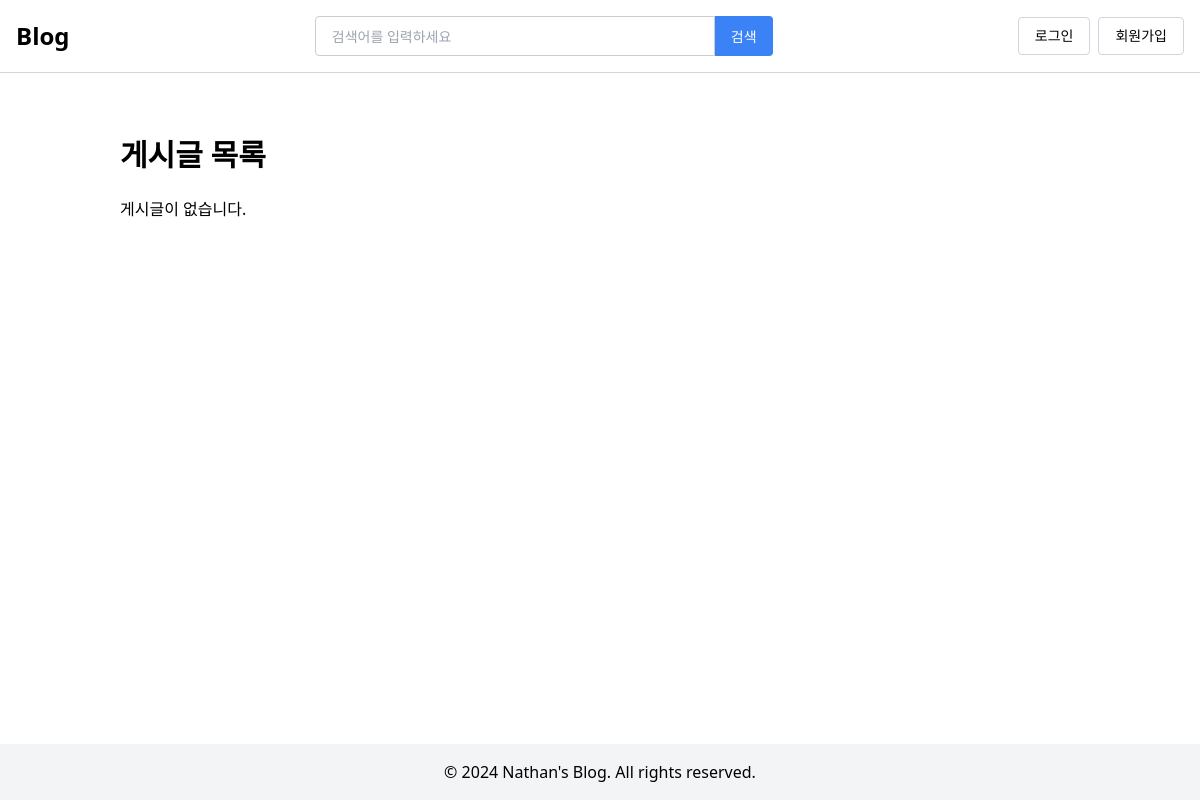
/blog/posts/, run on an earlier commit of the app's database.
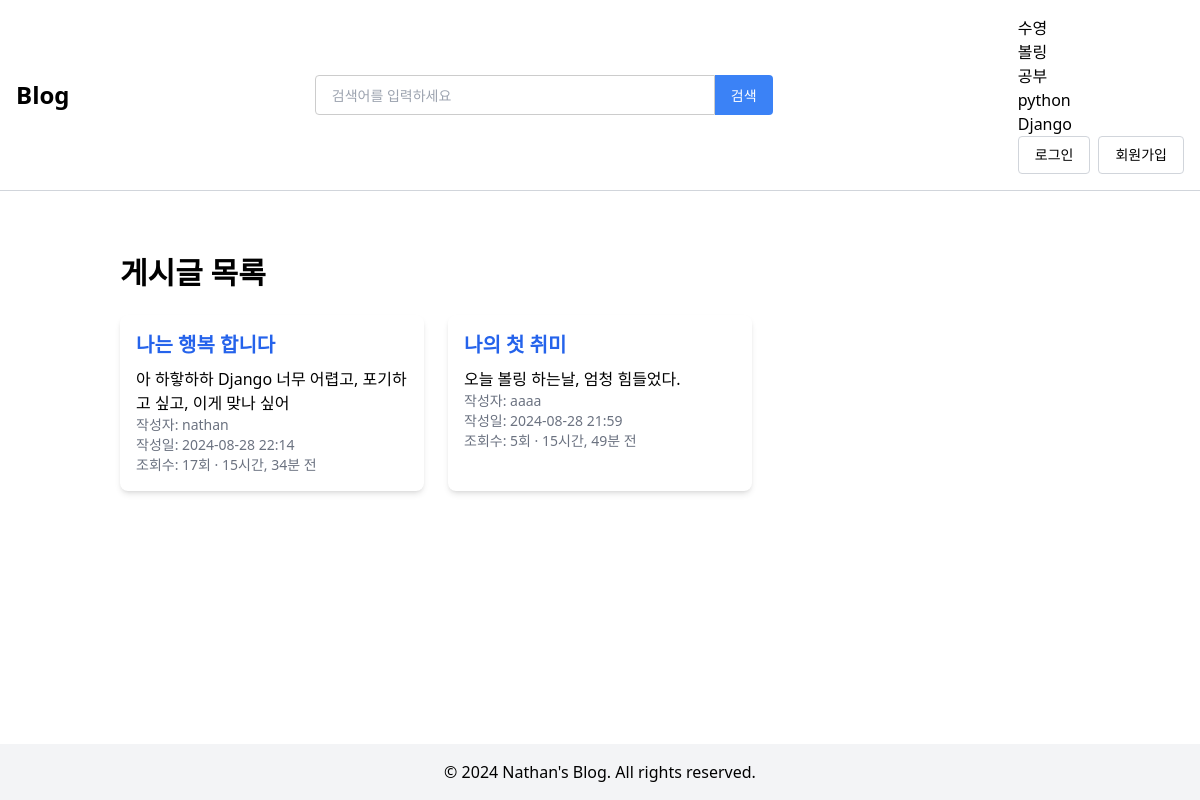
And on a later commit of the database.
### blog/models.py (models this page shows, shortened)
class Category(models.Model):
    name = models.CharField(max_length=100)
    slug = models.SlugField(max_length=100, unique=True, allow_unicode=True)
    class Meta:
        verbose_name_plural = "Categories"

class Post(models.Model):
    title = models.CharField(max_length=200)
    content = models.TextField()
    user = models.ForeignKey(
        User, on_delete=models.CASCADE, null=False, related_name="posts"
    )
    thumb_image = models.ImageField(upload_to="blog/images/%Y/%m/%d/", blank=True)
    file_upload = models.FileField(upload_to="blog/files/%Y/%m/%d/", blank=True)
    created_at = models.DateTimeField(auto_now_add=True)
    updated_at = models.DateTimeField(auto_now=True)
    category = models.ForeignKey(
        Category, on_delete=models.SET_NULL, null=True, related_name="posts"
    )
    tags = models.ManyToManyField(Tag, related_name="posts", blank=True)
    likes = models.PositiveIntegerField(default=0)
    view_count = models.PositiveIntegerField(default=0)

### blog/views.py (the view)
# urls.py: path("posts/", views.PostListView.as_view(), name="post_list"),
class PostListView(ListView):
    model = Post
    template_name = "blog/post_list.html"
    context_object_name = "post_list"
    ordering = ["-created_at"]
    paginate_by = 10
    def get_queryset(self):
        return super().get_queryset().prefetch_related("tags")

### blog/context_processors.py (called while the page is built)
def categories(request):
    categories = cache.get("all_categories")
    if not categories:
        categories = list(Category.objects.all())
        cache.set("all_categories", categories, 3600)  # 1시간 동안 캐시
    return {"categories": categories}

### templates/blog/post_list.html (shortened to what this page needs)
{% extends 'base.html' %}
{% block content %}
<div class="container mx-auto mt-8 px-4">
    <h1 class="text-3xl font-bold mb-6">게시글 목록</h1>
    {% if post_list %}
    <div class="grid grid-cols-1 md:grid-cols-2 lg:grid-cols-3 xl:grid-cols-4 gap-6">
        {% for post in post_list %}
        <div class="bg-white shadow-md rounded-lg overflow-hidden">
            <div class="p-4">
                <h2 class="text-xl font-semibold mb-2">
                    <a href="{% url 'blog:post_detail' post.pk %}" class="text-blue-600 hover:underline">
                        {{ post.title }}
                    </a>
                </h2>
                <p>{{ post.content|truncatewords:30 }}</p>
                <div class="text-sm text-gray-500">
                    <p>작성자: {{ post.user }}</p>
                    <p>작성일: {{ post.created_at|date:"Y-m-d H:i" }}</p>
                    <p>조회수: {{ post.view_count }}회 · {{ post.created_at|timesince }} 전</p>
                </div>
            </div>
        </div>
        {% endfor %}
    </div>
    {% else %}
    <p>게시글이 없습니다.</p>
    {% endif %}
</div>
{% endblock %}

### templates/base.html (shortened to what this page needs)
<!DOCTYPE html>
<html lang="ko">
<head>
    {% load static %}
    <script src="https://cdn.tailwindcss.com"></script>
    <link href="{% static 'css/accounts_style.css' %}" rel="stylesheet">
</head>
<body class="flex flex-col min-h-screen">
    <header class="py-4 flex justify-between items-center border-b border-gray-300 px-4">
        <h1 class="text-2xl font-bold"><a href="{% url 'blog:post_list' %}">Blog</a></h1>
        <form action="{% url 'blog:post_search' %}" method="get" class="flex items-center">
            <input class="border border-gray-300 rounded-l px-4 h-10 text-sm mt-0 leading-normal" type="text" name="q" value="{{ request.GET.q }}" placeholder="검색어를 입력하세요">
            <button class="bg-blue-500 text-white rounded-r px-4 h-10 text-sm hover:bg-blue-600 leading-normal" type="submit">검색</button>
        </form>
        <nav>
            <ul>
                {% for category in categories %}
                    <li><a href="{% url 'blog:category_detail' category.pk %}">{{ category.name }}</a></li>
                {% endfor %}
            </ul>
            <ul class="flex gap-2">
                {% if user.is_authenticated %}
                    <li><a href="{% url 'blog:post_new' %}" class="inline-block border border-gray-300 rounded px-4 py-2 text-sm hover:bg-gray-100">글쓰기</a></li>
                    <li><a href="{% url 'accounts:profile' %}" class="inline-block border border-gray-300 rounded px-4 py-2 text-sm hover:bg-gray-100">프로필</a></li>
                    <li>
                        <form action="{% url 'accounts:logout' %}" method="post" class="inline">
                            {% csrf_token %}
                            <button type="submit" class="inline-block border border-gray-300 rounded px-4 py-2 text-sm hover:bg-gray-100">로그아웃</button>
                        </form>
                    </li>
                {% else %}
                    <li><a href="{% url 'accounts:user_login' %}" class="inline-block border border-gray-300 rounded px-4 py-2 text-sm hover:bg-gray-100">로그인</a></li>
                    <li><a href="{% url 'accounts:user_signup' %}" class="inline-block border border-gray-300 rounded px-4 py-2 text-sm hover:bg-gray-100">회원가입</a></li>
                {% endif %}
            </ul>
        </nav>
    </header>
    <main class="flex-grow container mx-auto mt-8 px-4">
        {% block content %}{% endblock %}
    </main>
    <footer class="mt-8 py-4 bg-gray-100 text-center">
        <p>&copy; 2024 Nathan's Blog. All rights reserved.</p>
    </footer>
</body>
</html>

### static/css/accounts_style.css (style rules this page uses)
input[type="text"], input[type="password"], input[type="email"], textarea { width: 400px; border: 1px solid #ccc; color: #333; height: 40px; }

What changed in the data, as far as the page shows it:
added Category: name "수영"
added Category: name "볼링"
added Category: name "공부"
added Category: name "python"
added Category: name "Django"
added Post: title "나는 행복 합니다", content "아 하핳하하 Django 너무 어렵고, 포기하고 싶고, 이게 맞나 싶어", user "nathan", created_at "2024-08-28 22:14", view_count "17", created_at "15시간, 34분"
added Post: title "나의 첫 취미", content "오늘 볼링 하는날, 엄청 힘들었다.", user "aaaa", created_at "2024-08-28 21:59", view_count "5", created_at "15시간, 49분"
Also different on the page:
text no longer shown: "게시글이 없습니다."
